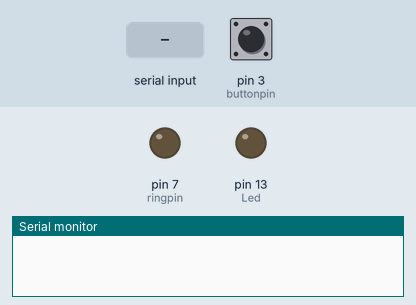
Simulated run of this sketch. Board: Arduino Uno, built with avr-gcc and run on an emulated ATmega328P. Shown: output pins drawn as LEDs (lit = HIGH), the last lines printed to the serial monitor. Dashed ring = blinking. The test bench sets the inputs (shaded band); at power-on: pin 3 (buttonpin) LOW.

Above: at 1.2 s.
1.3 s: "1" received over Serial
4.3 s: pin 3 (buttonpin) pulled HIGH for 1 s
At 5.2 s:
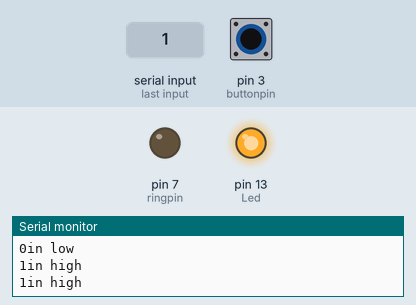
7.0 s: pin 3 (buttonpin) pulled HIGH for 3.2 s
At 23.12 s:
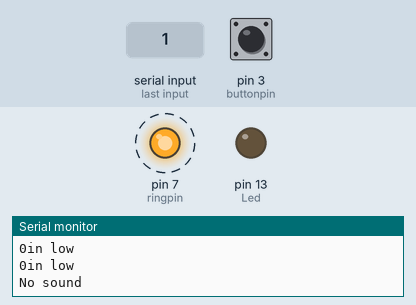
Timing chart, 0 to 25.0 s (numbered marks = the images above; inputs shaded):
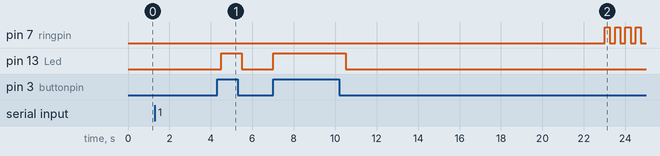

Measured:
- after the input at 4.3 s, pin 13 (Led): LOW → HIGH after 0.20 s, → LOW 1.0 s later
- after the input at 7.0 s, pin 13 (Led): LOW → HIGH at once, → LOW 3.5 s later

The sketch:

soundsensor.ino
```cpp
int Led = 13; //定义LED接口
int buttonpin = 3; //定义传感器D0接口
int ringpin = 7;
int val; //定义数字变量val
boolean Ismute = false;
int serdata = 0;
void setup()
{
    pinMode(Led,OUTPUT); //定义LED为输出接口
    pinMode(buttonpin,INPUT); //定义传感器D0为输入接口
    pinMode(ringpin,OUTPUT);
    Serial.begin(9600);  //打开串口并且设置波特率为9600
}
void checksound(){
    int num = 0;
    for (int i=0;i<40;i++)
    {
        val = digitalRead(buttonpin); //将数字接口3的值读取赋给Val
        Serial.write(val+48);

        if(val==HIGH)  //当声音模块检测到有信号时，LED闪烁
        {
            digitalWrite(Led, HIGH);
            Serial.write("in high");
        }
        else
        {
            digitalWrite(Led,LOW);
            Serial.write("in low");
            num++;
         }
         Serial.write("\r\n");
         delay(500);
    }
    if (num > 30)
        Ismute = true;
}

void failring(){
    for(int i = 0; i<60; i++)
    {
        digitalWrite(ringpin,HIGH);
        delay(250);
        digitalWrite(ringpin,LOW);
        delay(250);
    }
}

void loop()
{
    if (Serial.available() > 0 and Ismute == false) {
        // read the incoming byte:
        Serial.write("Start\r\n");
        serdata = Serial.read();
      if (serdata == 49)
      {
          checksound();
          serdata = 0;

       //Serial.flush();
       if (Ismute == true){
           Serial.write("No sound\r\n");
           //Ismute = false;  //如果需要连续执行需要打开这个注释
           failring();
         }
       else
           Serial.write("sound OK\r\n");
      }
  }
  delay(3000);
  //Serial.write("Outloop\r\n");
}
```
